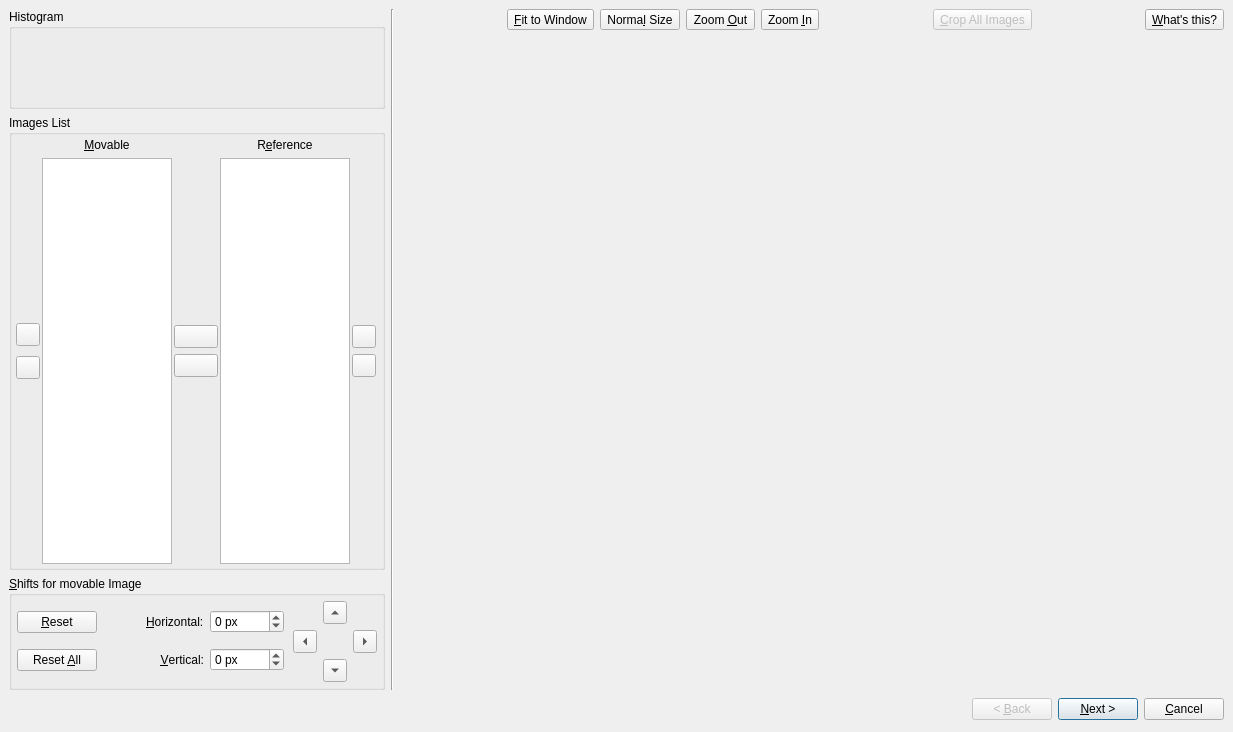
<ui version="4.0" >
 <class>AlignmentDialog</class>
 <widget class="QDialog" name="AlignmentDialog" >
  <property name="windowModality" >
   <enum>Qt::ApplicationModal</enum>
  </property>
  <property name="geometry" >
   <rect>
    <x>0</x>
    <y>0</y>
    <width>1233</width>
    <height>732</height>
   </rect>
  </property>
  <property name="sizePolicy" >
   <sizepolicy>
    <hsizetype>3</hsizetype>
    <vsizetype>5</vsizetype>
    <horstretch>0</horstretch>
    <verstretch>0</verstretch>
   </sizepolicy>
  </property>
  <property name="windowTitle" >
   <string>Manual Alignment Dialog</string>
  </property>
  <property name="windowIcon" >
   <iconset resource="../icons.qrc" >:/new/prefix1/images/qtpfsgui.png</iconset>
  </property>
  <property name="modal" >
   <bool>true</bool>
  </property>
  <layout class="QVBoxLayout" >
   <property name="margin" >
    <number>9</number>
   </property>
   <property name="spacing" >
    <number>6</number>
   </property>
   <item>
    <layout class="QHBoxLayout" >
     <property name="margin" >
      <number>0</number>
     </property>
     <property name="spacing" >
      <number>6</number>
     </property>
     <item>
      <layout class="QVBoxLayout" >
       <property name="margin" >
        <number>0</number>
       </property>
       <property name="spacing" >
        <number>6</number>
       </property>
       <item>
        <widget class="QGroupBox" name="histogramGroupBox" >
         <property name="sizePolicy" >
          <sizepolicy>
           <hsizetype>5</hsizetype>
           <vsizetype>5</vsizetype>
           <horstretch>0</horstretch>
           <verstretch>0</verstretch>
          </sizepolicy>
         </property>
         <property name="minimumSize" >
          <size>
           <width>0</width>
           <height>100</height>
          </size>
         </property>
         <property name="toolTip" >
          <string>Histogram of the image</string>
         </property>
         <property name="whatsThis" >
          <string>When the same image is selected in both the movable and reference lists, this area will show the histogram of that image.</string>
         </property>
         <property name="title" >
          <string>Histogram</string>
         </property>
        </widget>
       </item>
       <item>
        <widget class="QGroupBox" name="listsGroupBox" >
         <property name="sizePolicy" >
          <sizepolicy>
           <hsizetype>0</hsizetype>
           <vsizetype>5</vsizetype>
           <horstretch>0</horstretch>
           <verstretch>0</verstretch>
          </sizepolicy>
         </property>
         <property name="maximumSize" >
          <size>
           <width>391</width>
           <height>16777215</height>
          </size>
         </property>
         <property name="title" >
          <string>Images List</string>
         </property>
         <layout class="QHBoxLayout" >
          <property name="margin" >
           <number>3</number>
          </property>
          <property name="spacing" >
           <number>1</number>
          </property>
          <item>
           <layout class="QVBoxLayout" >
            <property name="margin" >
             <number>0</number>
            </property>
            <property name="spacing" >
             <number>10</number>
            </property>
            <item>
             <spacer>
              <property name="orientation" >
               <enum>Qt::Vertical</enum>
              </property>
              <property name="sizeHint" >
               <size>
                <width>20</width>
                <height>40</height>
               </size>
              </property>
             </spacer>
            </item>
            <item>
             <widget class="QToolButton" name="prevLeftButton" >
              <property name="toolTip" >
               <string>Select the previous image in the movable list</string>
              </property>
              <property name="whatsThis" >
               <string>Use this button to move the selection to the previous image in the movable list.</string>
              </property>
              <property name="icon" >
               <iconset resource="../icons.qrc" >:/new/prefix1/images/uparrow.png</iconset>
              </property>
             </widget>
            </item>
            <item>
             <widget class="QToolButton" name="nextLeftButton" >
              <property name="toolTip" >
               <string>Select the next image in the movable list</string>
              </property>
              <property name="whatsThis" >
               <string>Use this button to move the selection to the next image in the movable list.</string>
              </property>
              <property name="icon" >
               <iconset resource="../icons.qrc" >:/new/prefix1/images/downarrow.png</iconset>
              </property>
             </widget>
            </item>
            <item>
             <spacer>
              <property name="orientation" >
               <enum>Qt::Vertical</enum>
              </property>
              <property name="sizeHint" >
               <size>
                <width>20</width>
                <height>40</height>
               </size>
              </property>
             </spacer>
            </item>
           </layout>
          </item>
          <item>
           <layout class="QVBoxLayout" >
            <property name="margin" >
             <number>0</number>
            </property>
            <property name="spacing" >
             <number>6</number>
            </property>
            <item>
             <widget class="QLabel" name="label" >
              <property name="text" >
               <string>&amp;Movable</string>
              </property>
              <property name="alignment" >
               <set>Qt::AlignCenter</set>
              </property>
              <property name="buddy" >
               <cstring>movableListWidget</cstring>
              </property>
             </widget>
            </item>
            <item>
             <widget class="QListWidget" name="movableListWidget" >
              <property name="sizePolicy" >
               <sizepolicy>
                <hsizetype>7</hsizetype>
                <vsizetype>7</vsizetype>
                <horstretch>0</horstretch>
                <verstretch>0</verstretch>
               </sizepolicy>
              </property>
              <property name="maximumSize" >
               <size>
                <width>130</width>
                <height>16777215</height>
               </size>
              </property>
              <property name="toolTip" >
               <string>The movable image is the one currently selected</string>
              </property>
              <property name="whatsThis" >
               <string>The image currently selected in this list can be translated up,down,left and right using the controls below</string>
              </property>
             </widget>
            </item>
           </layout>
          </item>
          <item>
           <layout class="QVBoxLayout" >
            <property name="margin" >
             <number>0</number>
            </property>
            <property name="spacing" >
             <number>6</number>
            </property>
            <item>
             <spacer>
              <property name="orientation" >
               <enum>Qt::Vertical</enum>
              </property>
              <property name="sizeHint" >
               <size>
                <width>20</width>
                <height>40</height>
               </size>
              </property>
             </spacer>
            </item>
            <item>
             <widget class="QToolButton" name="prevBothButton" >
              <property name="minimumSize" >
               <size>
                <width>44</width>
                <height>0</height>
               </size>
              </property>
              <property name="toolTip" >
               <string>Select the previous image in both lists</string>
              </property>
              <property name="whatsThis" >
               <string>Use this button to move the selection to the previous image in both lists.</string>
              </property>
              <property name="icon" >
               <iconset resource="../icons.qrc" >:/new/prefix1/images/uparrow.png</iconset>
              </property>
             </widget>
            </item>
            <item>
             <widget class="QToolButton" name="nextBothButton" >
              <property name="minimumSize" >
               <size>
                <width>44</width>
                <height>0</height>
               </size>
              </property>
              <property name="toolTip" >
               <string>Select the next image in both lists</string>
              </property>
              <property name="whatsThis" >
               <string>Use this button to move the selection to the next image in both lists.</string>
              </property>
              <property name="icon" >
               <iconset resource="../icons.qrc" >:/new/prefix1/images/downarrow.png</iconset>
              </property>
             </widget>
            </item>
            <item>
             <spacer>
              <property name="orientation" >
               <enum>Qt::Vertical</enum>
              </property>
              <property name="sizeHint" >
               <size>
                <width>20</width>
                <height>40</height>
               </size>
              </property>
             </spacer>
            </item>
           </layout>
          </item>
          <item>
           <layout class="QVBoxLayout" >
            <property name="margin" >
             <number>0</number>
            </property>
            <property name="spacing" >
             <number>6</number>
            </property>
            <item>
             <widget class="QLabel" name="label_2" >
              <property name="text" >
               <string>R&amp;eference</string>
              </property>
              <property name="alignment" >
               <set>Qt::AlignCenter</set>
              </property>
              <property name="buddy" >
               <cstring>referenceListWidget</cstring>
              </property>
             </widget>
            </item>
            <item>
             <widget class="QListWidget" name="referenceListWidget" >
              <property name="sizePolicy" >
               <sizepolicy>
                <hsizetype>7</hsizetype>
                <vsizetype>7</vsizetype>
                <horstretch>0</horstretch>
                <verstretch>0</verstretch>
               </sizepolicy>
              </property>
              <property name="maximumSize" >
               <size>
                <width>130</width>
                <height>16777215</height>
               </size>
              </property>
              <property name="toolTip" >
               <string>The reference image is the one currently selected</string>
              </property>
              <property name="whatsThis" >
               <string>The image currently selected in this list serves as a reference position for the movable image</string>
              </property>
             </widget>
            </item>
           </layout>
          </item>
          <item>
           <layout class="QVBoxLayout" >
            <property name="margin" >
             <number>0</number>
            </property>
            <property name="spacing" >
             <number>6</number>
            </property>
            <item>
             <spacer>
              <property name="orientation" >
               <enum>Qt::Vertical</enum>
              </property>
              <property name="sizeHint" >
               <size>
                <width>26</width>
                <height>41</height>
               </size>
              </property>
             </spacer>
            </item>
            <item>
             <widget class="QToolButton" name="prevRightButton" >
              <property name="toolTip" >
               <string>Select the previous image in the reference list</string>
              </property>
              <property name="whatsThis" >
               <string>Use this button to move the selection to the previous image in the reference list.</string>
              </property>
              <property name="icon" >
               <iconset resource="../icons.qrc" >:/new/prefix1/images/uparrow.png</iconset>
              </property>
             </widget>
            </item>
            <item>
             <widget class="QToolButton" name="nextRightButton" >
              <property name="toolTip" >
               <string>Select the next image in the reference list</string>
              </property>
              <property name="whatsThis" >
               <string>Use this button to move the selection to the next image in the reference list.</string>
              </property>
              <property name="icon" >
               <iconset resource="../icons.qrc" >:/new/prefix1/images/downarrow.png</iconset>
              </property>
             </widget>
            </item>
            <item>
             <spacer>
              <property name="orientation" >
               <enum>Qt::Vertical</enum>
              </property>
              <property name="sizeHint" >
               <size>
                <width>26</width>
                <height>41</height>
               </size>
              </property>
             </spacer>
            </item>
           </layout>
          </item>
         </layout>
        </widget>
       </item>
       <item>
        <widget class="QGroupBox" name="correctionsGroupBox" >
         <property name="sizePolicy" >
          <sizepolicy>
           <hsizetype>0</hsizetype>
           <vsizetype>5</vsizetype>
           <horstretch>0</horstretch>
           <verstretch>0</verstretch>
          </sizepolicy>
         </property>
         <property name="toolTip" >
          <string>Shift values for the currently selected movable image</string>
         </property>
         <property name="whatsThis" >
          <string>Here the user can view and set the shift values for the currently selected movable image</string>
         </property>
         <property name="title" >
          <string>&amp;Shifts for movable Image</string>
         </property>
         <layout class="QHBoxLayout" >
          <property name="margin" >
           <number>5</number>
          </property>
          <property name="spacing" >
           <number>9</number>
          </property>
          <item>
           <layout class="QVBoxLayout" >
            <property name="margin" >
             <number>0</number>
            </property>
            <property name="spacing" >
             <number>6</number>
            </property>
            <item>
             <widget class="QPushButton" name="resetButton" >
              <property name="toolTip" >
               <string>Reset the shift values for the currently selected movable image</string>
              </property>
              <property name="text" >
               <string>&amp;Reset</string>
              </property>
             </widget>
            </item>
            <item>
             <widget class="QPushButton" name="resetAllButton" >
              <property name="toolTip" >
               <string>Reset the shift values for all the images</string>
              </property>
              <property name="text" >
               <string>Reset &amp;All</string>
              </property>
             </widget>
            </item>
           </layout>
          </item>
          <item>
           <spacer>
            <property name="orientation" >
             <enum>Qt::Horizontal</enum>
            </property>
            <property name="sizeHint" >
             <size>
              <width>40</width>
              <height>20</height>
             </size>
            </property>
           </spacer>
          </item>
          <item>
           <layout class="QGridLayout" >
            <property name="margin" >
             <number>0</number>
            </property>
            <property name="spacing" >
             <number>6</number>
            </property>
            <item row="0" column="0" >
             <widget class="QLabel" name="label_3" >
              <property name="text" >
               <string>&amp;Horizontal:</string>
              </property>
              <property name="buddy" >
               <cstring>horizShiftSB</cstring>
              </property>
             </widget>
            </item>
            <item row="1" column="0" >
             <widget class="QLabel" name="label_4" >
              <property name="layoutDirection" >
               <enum>Qt::LeftToRight</enum>
              </property>
              <property name="text" >
               <string>&amp;Vertical:</string>
              </property>
              <property name="alignment" >
               <set>Qt::AlignRight|Qt::AlignTrailing|Qt::AlignVCenter</set>
              </property>
              <property name="buddy" >
               <cstring>vertShiftSB</cstring>
              </property>
             </widget>
            </item>
            <item row="0" column="1" >
             <widget class="QSpinBox" name="horizShiftSB" >
              <property name="toolTip" >
               <string>Insert an horizontal shift value for the currently selected movable image</string>
              </property>
              <property name="suffix" >
               <string> px</string>
              </property>
              <property name="maximum" >
               <number>9000</number>
              </property>
              <property name="minimum" >
               <number>-9000</number>
              </property>
             </widget>
            </item>
            <item row="1" column="1" >
             <widget class="QSpinBox" name="vertShiftSB" >
              <property name="toolTip" >
               <string>Insert a vertical shift value for the currently selected movable image</string>
              </property>
              <property name="suffix" >
               <string> px</string>
              </property>
              <property name="maximum" >
               <number>9000</number>
              </property>
              <property name="minimum" >
               <number>-9000</number>
              </property>
             </widget>
            </item>
           </layout>
          </item>
          <item>
           <layout class="QGridLayout" >
            <property name="margin" >
             <number>0</number>
            </property>
            <property name="spacing" >
             <number>6</number>
            </property>
            <item row="0" column="1" >
             <widget class="QToolButton" name="upToolButton" >
              <property name="toolTip" >
               <string>Move up of 1 pixel the currently selected movable image</string>
              </property>
              <property name="autoRepeat" >
               <bool>true</bool>
              </property>
              <property name="arrowType" >
               <enum>Qt::UpArrow</enum>
              </property>
             </widget>
            </item>
            <item row="2" column="1" >
             <widget class="QToolButton" name="downToolButton" >
              <property name="toolTip" >
               <string>Move down of 1 pixel the currently selected movable image</string>
              </property>
              <property name="autoRepeat" >
               <bool>true</bool>
              </property>
              <property name="arrowType" >
               <enum>Qt::DownArrow</enum>
              </property>
             </widget>
            </item>
            <item row="1" column="2" >
             <widget class="QToolButton" name="rightToolButton" >
              <property name="toolTip" >
               <string>Move right of 1 pixel the currently selected movable image</string>
              </property>
              <property name="autoRepeat" >
               <bool>true</bool>
              </property>
              <property name="arrowType" >
               <enum>Qt::RightArrow</enum>
              </property>
             </widget>
            </item>
            <item row="1" column="0" >
             <widget class="QToolButton" name="leftToolButton" >
              <property name="toolTip" >
               <string>Move left of 1 pixel the currently selected movable image</string>
              </property>
              <property name="autoRepeat" >
               <bool>true</bool>
              </property>
              <property name="arrowType" >
               <enum>Qt::LeftArrow</enum>
              </property>
             </widget>
            </item>
           </layout>
          </item>
         </layout>
        </widget>
       </item>
      </layout>
     </item>
     <item>
      <widget class="Line" name="line_2" >
       <property name="orientation" >
        <enum>Qt::Vertical</enum>
       </property>
      </widget>
     </item>
     <item>
      <layout class="QVBoxLayout" >
       <property name="margin" >
        <number>0</number>
       </property>
       <property name="spacing" >
        <number>6</number>
       </property>
       <item>
        <layout class="QHBoxLayout" >
         <property name="margin" >
          <number>0</number>
         </property>
         <property name="spacing" >
          <number>6</number>
         </property>
         <item>
          <spacer>
           <property name="orientation" >
            <enum>Qt::Horizontal</enum>
           </property>
           <property name="sizeHint" >
            <size>
             <width>20</width>
             <height>20</height>
            </size>
           </property>
          </spacer>
         </item>
         <item>
          <widget class="QToolButton" name="fitButton" >
           <property name="toolTip" >
            <string>Fit to window</string>
           </property>
           <property name="text" >
            <string>&amp;Fit to Window</string>
           </property>
           <property name="icon" >
            <iconset resource="../icons.qrc" >:/new/prefix1/images/viewmagfit.png</iconset>
           </property>
           <property name="iconSize" >
            <size>
             <width>22</width>
             <height>22</height>
            </size>
           </property>
           <property name="checkable" >
            <bool>true</bool>
           </property>
          </widget>
         </item>
         <item>
          <widget class="QToolButton" name="origSizeButton" >
           <property name="toolTip" >
            <string>Original size</string>
           </property>
           <property name="text" >
            <string>Norma&amp;l Size</string>
           </property>
           <property name="icon" >
            <iconset resource="../icons.qrc" >:/new/prefix1/images/viewmag1.png</iconset>
           </property>
           <property name="iconSize" >
            <size>
             <width>22</width>
             <height>22</height>
            </size>
           </property>
          </widget>
         </item>
         <item>
          <widget class="QToolButton" name="zoomOutButton" >
           <property name="toolTip" >
            <string>Zoom Out</string>
           </property>
           <property name="text" >
            <string>Zoom &amp;Out</string>
           </property>
           <property name="icon" >
            <iconset resource="../icons.qrc" >:/new/prefix1/images/viewmag_dec.png</iconset>
           </property>
           <property name="iconSize" >
            <size>
             <width>22</width>
             <height>22</height>
            </size>
           </property>
          </widget>
         </item>
         <item>
          <widget class="QToolButton" name="zoomInButton" >
           <property name="toolTip" >
            <string>Zoom In</string>
           </property>
           <property name="text" >
            <string>Zoom &amp;In</string>
           </property>
           <property name="icon" >
            <iconset resource="../icons.qrc" >:/new/prefix1/images/viewmag_inc.png</iconset>
           </property>
           <property name="iconSize" >
            <size>
             <width>22</width>
             <height>22</height>
            </size>
           </property>
          </widget>
         </item>
         <item>
          <spacer>
           <property name="orientation" >
            <enum>Qt::Horizontal</enum>
           </property>
           <property name="sizeHint" >
            <size>
             <width>40</width>
             <height>20</height>
            </size>
           </property>
          </spacer>
         </item>
         <item>
          <widget class="QToolButton" name="cropButton" >
           <property name="enabled" >
            <bool>false</bool>
           </property>
           <property name="toolTip" >
            <string>Crop the stack of images after a selection with the left mouse button has been made</string>
           </property>
           <property name="whatsThis" >
            <string>Clicking this button you will be able to crop all the images to the size that you have previously selected with the left mouse button (press and hold the left mouse button and move the pointer to select a crop area, then press this button).</string>
           </property>
           <property name="text" >
            <string>&amp;Crop All Images</string>
           </property>
           <property name="icon" >
            <iconset resource="../icons.qrc" >:/new/prefix1/images/crop.png</iconset>
           </property>
           <property name="iconSize" >
            <size>
             <width>22</width>
             <height>22</height>
            </size>
           </property>
           <property name="shortcut" >
            <string>CTRL+X</string>
           </property>
          </widget>
         </item>
         <item>
          <spacer>
           <property name="orientation" >
            <enum>Qt::Horizontal</enum>
           </property>
           <property name="sizeHint" >
            <size>
             <width>40</width>
             <height>20</height>
            </size>
           </property>
          </spacer>
         </item>
         <item>
          <widget class="QToolButton" name="whatsThisButton" >
           <property name="toolTip" >
            <string>Get information about the graphical elements</string>
           </property>
           <property name="text" >
            <string>&amp;What's this?</string>
           </property>
           <property name="icon" >
            <iconset resource="../icons.qrc" >:/new/prefix1/images/whatsthis.png</iconset>
           </property>
           <property name="iconSize" >
            <size>
             <width>22</width>
             <height>22</height>
            </size>
           </property>
           <property name="shortcut" >
            <string>Shift+F1</string>
           </property>
          </widget>
         </item>
        </layout>
       </item>
       <item>
        <widget class="QFrame" name="diffImageFrame" >
         <property name="sizePolicy" >
          <sizepolicy>
           <hsizetype>3</hsizetype>
           <vsizetype>13</vsizetype>
           <horstretch>0</horstretch>
           <verstretch>0</verstretch>
          </sizepolicy>
         </property>
         <property name="minimumSize" >
          <size>
           <width>555</width>
           <height>300</height>
          </size>
         </property>
         <property name="toolTip" >
          <string>Difference between movable and reference image.</string>
         </property>
         <property name="whatsThis" >
          <string>This area shows the difference between the movable and the reference image. If the same image is selected in both the movable and reference list, this area will show the image itself. Clicking and holding the left mouse button you will be able to select a crop area.</string>
         </property>
         <property name="frameShape" >
          <enum>QFrame::NoFrame</enum>
         </property>
         <property name="frameShadow" >
          <enum>QFrame::Sunken</enum>
         </property>
        </widget>
       </item>
      </layout>
     </item>
    </layout>
   </item>
   <item>
    <layout class="QHBoxLayout" >
     <property name="margin" >
      <number>0</number>
     </property>
     <property name="spacing" >
      <number>6</number>
     </property>
     <item>
      <spacer>
       <property name="orientation" >
        <enum>Qt::Horizontal</enum>
       </property>
       <property name="sizeHint" >
        <size>
         <width>821</width>
         <height>27</height>
        </size>
       </property>
      </spacer>
     </item>
     <item>
      <widget class="QPushButton" name="backbutton" >
       <property name="enabled" >
        <bool>false</bool>
       </property>
       <property name="text" >
        <string>&lt; &amp;Back</string>
       </property>
      </widget>
     </item>
     <item>
      <widget class="QPushButton" name="Next_Finishbutton" >
       <property name="text" >
        <string>&amp;Next ></string>
       </property>
       <property name="default" >
        <bool>true</bool>
       </property>
      </widget>
     </item>
     <item>
      <widget class="QPushButton" name="cancelbutton" >
       <property name="text" >
        <string>&amp;Cancel</string>
       </property>
      </widget>
     </item>
    </layout>
   </item>
  </layout>
 </widget>
 <resources>
  <include location="../icons.qrc" />
 </resources>
 <connections>
  <connection>
   <sender>cancelbutton</sender>
   <signal>clicked()</signal>
   <receiver>AlignmentDialog</receiver>
   <slot>reject()</slot>
   <hints>
    <hint type="sourcelabel" >
     <x>1197</x>
     <y>695</y>
    </hint>
    <hint type="destinationlabel" >
     <x>831</x>
     <y>459</y>
    </hint>
   </hints>
  </connection>
 </connections>
</ui>
